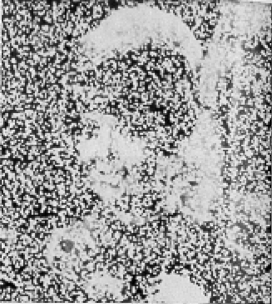
#> input picture Images/noisy.png, 272 x 304 px, found by its file name
$ python noise_filter.py
#> lines starting #> are read from the running program, lines starting #| are printed output that depends on the picture
import numpy as np
import scipy as sp
import cv2
import random
from matplotlib import pyplot as plt

img = cv2.imread("images/noisy.png")
#> img is the input picture: shape (304, 272, 3); min 0, max 255, mean 157.1
med = cv2.medianBlur(img, 3)
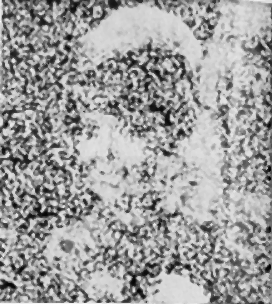
#> med: shape (304, 272, 3); min 0, max 255, mean 157.7
avg = cv2.blur(img, (3,3))
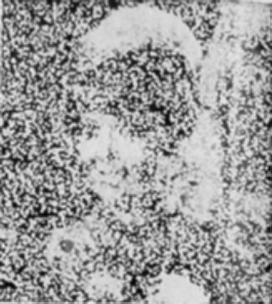
#> avg: shape (304, 272, 3); min 3, max 233, mean 157
cv2.imshow("orignal", img)
cv2.waitKey(0)
cv2.imshow("med", med)
cv2.waitKey(0)
cv2.imshow("avg", avg)
cv2.waitKey(0)
cv2.destroyAllWindows()

$ run again, with Images/flower.png copied over Images/noisy.png
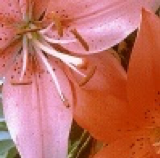
#> input picture Images/flower.png, 160 x 158 px, found by its file name
#> img is the input picture: shape (158, 160, 3); mean B, G, R 98.6, 111, 194.2
#> `avg = cv2.blur(img, (3,3))`:
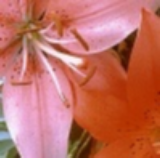
#> avg: shape (158, 160, 3); mean B, G, R 98.6, 111, 194.2
